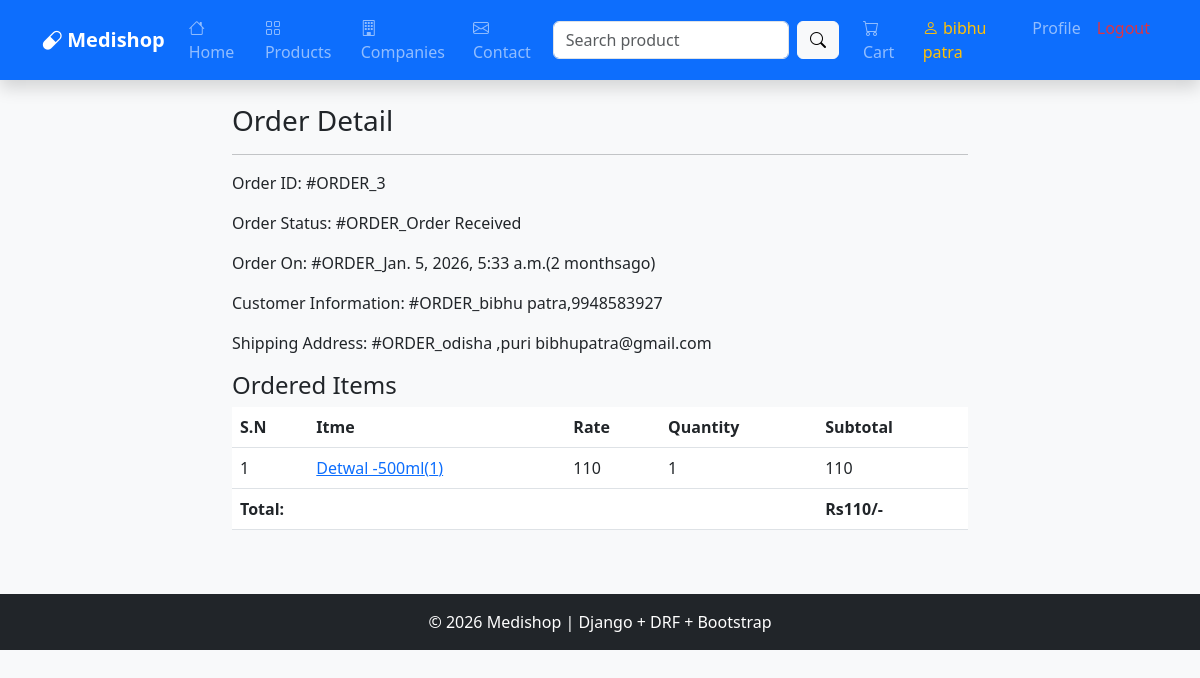
The app's page /profile/order.3/ (signed in) with its own data.
### app1/models.py (models this page shows, shortened)
class Order(models.Model):
    cart=models.OneToOneField(Cart,on_delete=models.CASCADE)
    ordered_by=models.CharField(max_length=200)
    shipping_address=models.CharField(max_length=200)
    mobile=models.CharField(max_length=10)
    email=models.EmailField(null=True,blank=True)
    subtotal=models.PositiveIntegerField()
    discount=models.PositiveIntegerField()
    total=models.PositiveIntegerField()
    order_status=models.CharField(max_length=50, choices=ORDER_STATUS)
    created_at=models.DateTimeField(auto_now_add=True)

class CartProduct(models.Model):
    cart=models.ForeignKey(Cart, on_delete=models.CASCADE)
    product=models.ForeignKey( MedicineProduct,on_delete=models.CASCADE)
    rate=models.PositiveIntegerField()
    quantity=models.PositiveIntegerField()
    subtotal=models.PositiveIntegerField()

class MedicineProduct(models.Model):
    title = models.CharField(max_length=200)
    slug = models.SlugField(unique=True)
    company_category = models.ForeignKey(CompanyCategory, on_delete=models.SET_NULL, null=True, blank=True)
    medicine_category = models.ForeignKey(MedicineCategory, on_delete=models.SET_NULL, null=True, blank=True)
    image = models.ImageField(upload_to="products/")
    brand = models.CharField(max_length=100, null=True, blank=True)
    composition = models.CharField(max_length=300, null=True, blank=True)
    usage = models.TextField(null=True, blank=True)
    marked_price = models.PositiveIntegerField()
    selling_price = models.PositiveIntegerField()
    description = models.TextField()
    expiry_date = models.DateField(null=True, blank=True)
    stock = models.PositiveIntegerField(default=0)
    requires_prescription = models.BooleanField(default=False)
    serial_number = models.PositiveIntegerField(null=True, blank=True)
    pack = models.CharField(max_length=50, null=True, blank=True)
    packing_type = models.CharField(max_length=50, null=True, blank=True)
    created_at = models.DateTimeField(auto_now_add=True)

### app1/views.py (the view)
# urls.py: path("profile/order.<int:pk>/",CustomerOrderDetailView.as_view(),name="customerorderdetail"),
class CustomerOrderDetailView(DetailView):
    template_name="customerorderdetail.html"
    model = Order
    context_object_name = "ord_obj"
    def dispatch(self, request, *args,**kwargs):
        if request.user.is_authenticated and Customer.objects.filter(user=request.user).exists():
            order_id = self.kwargs["pk"]
            order = Order.objects.get(id=order_id)
            if request.user.customer != order.cart.customer:
                return redirect("app1:customerprofile")
        else:
            return redirect("/login/?next=/profile/")
        return  super().dispatch(request, *args ,**kwargs)

### templates/customerorderdetail.html (shortened to what this page needs)
{% extends "base.html" %}
{% load humanize%}
{% block content %}
<div class="containere">
    <div class="row">
        <div class="col-md-8 mx-auto">
            <h3> Order Detail </h3> <hr>
            <p><span class="font-weight-bold">Order ID:</span> #ORDER_{{ord_obj.id }}</p>
            <p><span class="font-weight-bold">Order Status:</span> #ORDER_{{ord_obj.order_status }}</p>
            <p><span class="font-weight-bold">Order On:</span> #ORDER_{{ord_obj.created_at }}({{ord_obj.created_at|timesince}}ago)</p>
            <p><span class="font-weight-bold">Customer Information:</span> #ORDER_{{ord_obj.ordered_by }},{{ord_obj.mobile}}</p>
            <p><span class="font-weight-bold">Shipping Address:</span> #ORDER_{{ord_obj.shipping_address }} {{ord_obj.email}}</p>
            <h4>Ordered Items</h4>
            <table class="table">
                <thead>
                    <tr>
                        <th>S.N</th>
                        <th>Itme</th>
                        <th>Rate</th>
                        <th>Quantity</th>
                        <th>Subtotal</th>
                    </tr>
                </thead>
                <tbody>
                    {% for cp in ord_obj.cart.cartproduct_set.all %}
                    <tr>
                        <td>{{forloop.counter}}</td>
                        <td><a target="blank" href="{% url 'app1:productdetail' cp.product.slug %}">{{cp.product.title}}({{cp.product.id}})</a></td>
                        <td>{{cp.rate}}</td>
                        <td>{{cp.quantity}}</td>
                        <td>{{cp.subtotal}}</td>
                    </tr>
                    {% endfor %}
                    <tr>
                        <th colspan="4" class="text-right">Total:</th>
                        <th> Rs{{ord_obj.total|intcomma}}/-</th>
                    </tr>
                </tbody>
            </table>
        </div>
    </div>
</div>
{% endblock %}

### templates/base.html (shortened to what this page needs)
<!DOCTYPE html>
<html lang="en">
<head>
    <link href="https://cdn.jsdelivr.net/npm/bootstrap@5.3.0/dist/css/bootstrap.min.css" rel="stylesheet">
    <link href="https://cdn.jsdelivr.net/npm/bootstrap-icons/font/bootstrap-icons.css" rel="stylesheet">
</head>
<body class="bg-light">
<nav class="navbar navbar-expand-lg navbar-dark bg-primary shadow">
    <div class="container">
        <a class="navbar-brand fw-bold" href="{% url 'app1:home' %}">
            <i class="bi bi-capsule"></i> Medishop
        </a>
        <div class="collapse navbar-collapse" id="navbarNav">
            <ul class="navbar-nav me-auto">
                <li class="nav-item">
                    <a class="nav-link" href="{% url 'app1:home' %}">
                        <i class="bi bi-house"></i> Home
                    </a>
                </li>
                <li class="nav-item">
                    <a class="nav-link" href="{% url 'app1:allproducts' %}">
                        <i class="bi bi-grid"></i> Products
                    </a>
                </li>
                <li class="nav-item">
                    <a class="nav-link" href="{% url 'app1:allcompanies' %}">
                        <i class="bi bi-building"></i> Companies
                    </a>
                </li>
                <li class="nav-item">
                    <a class="nav-link" href="{% url 'app1:contact_us' %}">
                        <i class="bi bi-envelope"></i> Contact
                    </a>
                </li>
            </ul>
            <form class="d-flex me-3" action="{% url 'app1:search' %}" method="GET">
                <input class="form-control me-2" type="search" name="keyword" placeholder="Search product">
                <button class="btn btn-light">
                    <i class="bi bi-search"></i>
                </button>
            </form>
            <ul class="navbar-nav">
                <li class="nav-item">
                    <a class="nav-link" href="{% url 'app1:mycart' %}">
                        <i class="bi bi-cart"></i> Cart
                    </a>
                </li>
                {% if request.user.is_authenticated %}
                <li class="nav-item">
                    <span class="nav-link text-warning">
                        <i class="bi bi-person"></i> {{ request.user.username }}
                    </span>
                </li>
                <li class="nav-item">
                    <a class="nav-link" href="{% url 'app1:customerprofile' %}">
                        Profile
                    </a>
                </li>
                <li class="nav-item">
                    <a class="nav-link text-danger" href="{% url 'app1:customerlogout' %}">
                    </a>
                </li>
                {% endif %}
            </ul>
        </div>
    </div>
</nav>
<div class="container mt-4">
    {% block content %}
    {% endblock %}
</div>
<footer class="bg-dark text-white text-center mt-5 p-3">
    <p class="mb-0">
        © 2026 Medishop | Django + DRF + Bootstrap
    </p>
</footer>
</body>
</html>

### records on screen
Order: id "3", order_status "Order Received", created_at "Jan. 5, 2026, 5:33 a.m.", created_at "2 months", ordered_by "bibhu patra", mobile "9948583927", shipping_address "odisha ,puri", email "bibhupatra@gmail.com", total "110"
CartProduct: product "Detwal -500ml", product.id "1", rate "110", quantity "1", subtotal "110"

### other values on screen
{{ request.user.username }} "bibhu patra"
